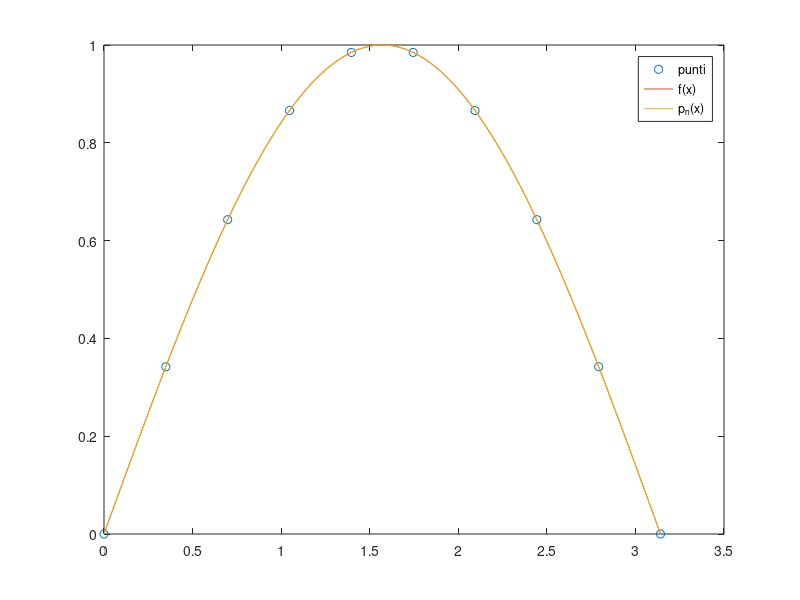

MATLAB code for this plot:
function interpola(f, a, b, n)

% approssimazione di una funzione mediante polinomio interpolante
%
% dati di input
% f : funzione da interpolare
% [a, b] : intervallo di rappresentazione 
% n : numero di nodi equidistanti
%
% output grafico

if nargin == 0
    %esempio 1
    f = @(x) (sin(x));
    a = 0;
    b = pi;
    n = 10;
end

%nodi
x = linspace(a, b, n);
% valutazione della funzione f nei nodi
y = f(x);
X = linspace(a, b, 100)';
Y = lagrange(x, y, X);

fX = f(X);

%parte grafica
figure(1)
plot(x, y, 'o', X, fX, X, Y)
legend('punti', 'f(x)', 'p_n(x)')

function Y = lagrange(x, y, X)

% interpolazione di lagrange
%
% dati in input
% x : vettore di nodi
% y : vettore di ordinate
% X : vettore di punti in cui valutare il polinomio interpolante
%
% dati di output
% Y : vettore delle valutazioni del polinomio interpolante nei punti in X

n = length(x);

for j = 1:length(X)
    Y(j) = 0;
    for k = 1 : n
        Lk = 1;
        for i  = [1 : k-1, k+1 : n]
            
            Lk = Lk * (X(j) - x(i)) / (x(k) - x(i));
        end

        Y(j) = Y(j) + Lk * y(k);
    end
end

